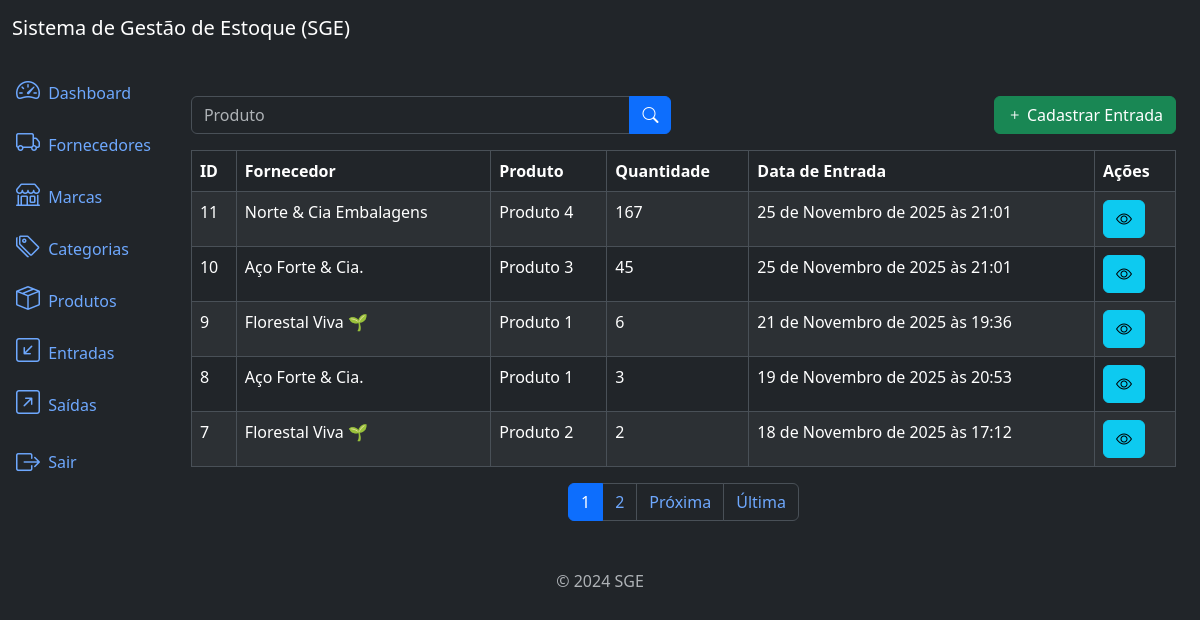
The app's page /inflows/list/ (signed in) with its own data.
### inflows/models.py (models this page shows, shortened)
class Inflow(models.Model):
    supplier = models.ForeignKey(Supllier, on_delete=models.PROTECT,
                related_name='inflows')
    product = models.ForeignKey(Product, on_delete=models.PROTECT,
                related_name='inflows')
    quantity = models.IntegerField()
    description = models.TextField(max_length=10_000, null=True, blank=True)
    created_at = models.DateTimeField(auto_now_add=True)
    updated_at = models.DateTimeField(auto_now=True)
    class Meta:
        ordering = ['-created_at']

### supplier/models.py (models this page shows)
class Supllier(models.Model):
    name = models.CharField(max_length=300)
    description = models.TextField(null=True, blank=True)
    created_at = models.DateTimeField(auto_now_add=True)
    updated_at = models.DateTimeField(auto_now=True)
    class Meta:
        ordering = ['name']
    def __str__(self):
        return self.name

### products/models.py (models this page shows)
class Product(models.Model):
    title = models.CharField(max_length=400)
    category = models.ForeignKey(Category, on_delete=models.PROTECT,
                related_name='products')
    brand = models.ForeignKey(Brand, on_delete=models.PROTECT,
            related_name='products')
    description = models.TextField(max_length=10000, blank=True, null=True)
    serie_number = models.CharField(max_length=200, null=True, blank=True)
    cost_price = models.DecimalField(max_digits=20, decimal_places=2)
    selling_price = models.DecimalField(max_digits=20, decimal_places=2)
    quantity = models.IntegerField(default=0)
    created_at = models.DateTimeField(auto_now_add=True)
    updated_at = models.DateTimeField(auto_now=True)
    class Meta:
        ordering = ['title']
    def __str__(self):
        return self.title

### inflows/views.py (the view)
# urls.py: path('inflows/list/', views.InflowListView.as_view(), name='inflow_list'),
class InflowListView(LoginRequiredMixin, PermissionRequiredMixin, ListView):
    model = models.Inflow
    template_name = 'inflow_list.html'
    context_object_name = 'inflows'
    paginate_by = 5
    permission_required = 'inflows.view_inflow'
    def get_queryset(self):
        qs = super().get_queryset()
        product = self.request.GET.get('product')
        if product:
            qs = qs.filter(product__title__icontains=product)
        return qs

### inflows/templates/inflow_list.html (shortened to what this page needs)
{% extends 'base.html' %}
{% block content %}
<div class='row mb-3'>
    <div class='col-md-6'>
        <form method="get" action="{% url "inflow_list" %}">
            <div class='input-group'>
                <input type="text" class="form-control" name='inflow' placeholder='Produto' value="{{request.GET.inflow}}">
                <button type='submit' class="btn btn-primary">
                    <i class='bi bi-search'></i>
                </button>
            </div>
        </form>
    </div>
    {% if perms.inflows.add_inflow %}
    <div class='col-md-6'>
        <a href="{% url "inflow_create" %}" class='btn btn-success float-end'>
            <i class='bi bi-plus'></i>
            Cadastrar Entrada
        </a>
    </div>
    {% endif %}
</div>
<div class="table-responsive">
    <table class="table table-striped table-bordered">
        <thead class="thead-dark">
            <tr>
                <th>ID</th>
                <th>Fornecedor</th>
                <th>Produto</th>
                <th>Quantidade</th>
                <th>Data de Entrada</th>
                <th>Ações</th>
            </tr>
        </thead>
        <tbody>
            {% for inflow in inflows %}
                <tr>
                    <td>{{inflow.pk}}</td>
                    <td>{{inflow.supplier}}</td>
                    <td>{{inflow.product}}</td>
                    <td>{{inflow.quantity}}</td>
                    <td>{{inflow.created_at}}</td>
                    <td>
                        <a href="{% url "inflow_detail" inflow.pk %}" class='btn btn-info btn-small'>
                            <i class='bi bi-eye'></i>
                        </a>
                    </td>
                </tr>
            {% endfor %}
        </tbody>
    </table>
</div>
{% include "components/_pagination.html" %}
{% endblock content %}

### records on screen
Inflow: pk "11", supplier "Norte & Cia Embalagens", product "Produto 4", quantity "167", created_at "25 de Novembro de 2025 às 21:01"
Inflow: pk "10", supplier "Aço Forte & Cia.", product "Produto 3", quantity "45", created_at "25 de Novembro de 2025 às 21:01"
Inflow: pk "9", supplier "Florestal Viva 🌱", product "Produto 1", quantity "6", created_at "21 de Novembro de 2025 às 19:36"
Inflow: pk "8", supplier "Aço Forte & Cia.", product "Produto 1", quantity "3", created_at "19 de Novembro de 2025 às 20:53"
Inflow: pk "7", supplier "Florestal Viva 🌱", product "Produto 2", quantity "2", created_at "18 de Novembro de 2025 às 17:12"

### other values on screen
{{ page_number }} "1"
{{ page_number }} "2"
